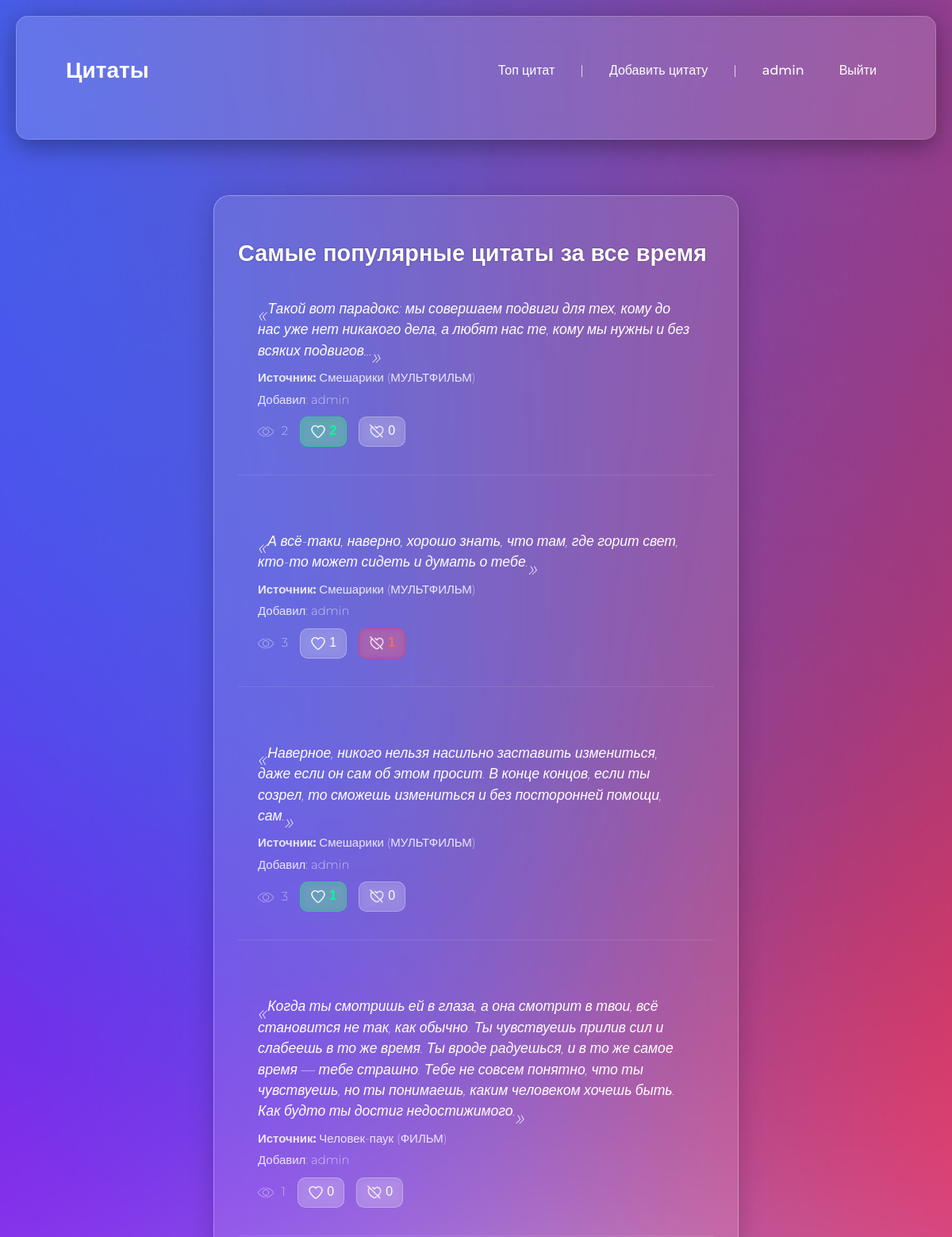
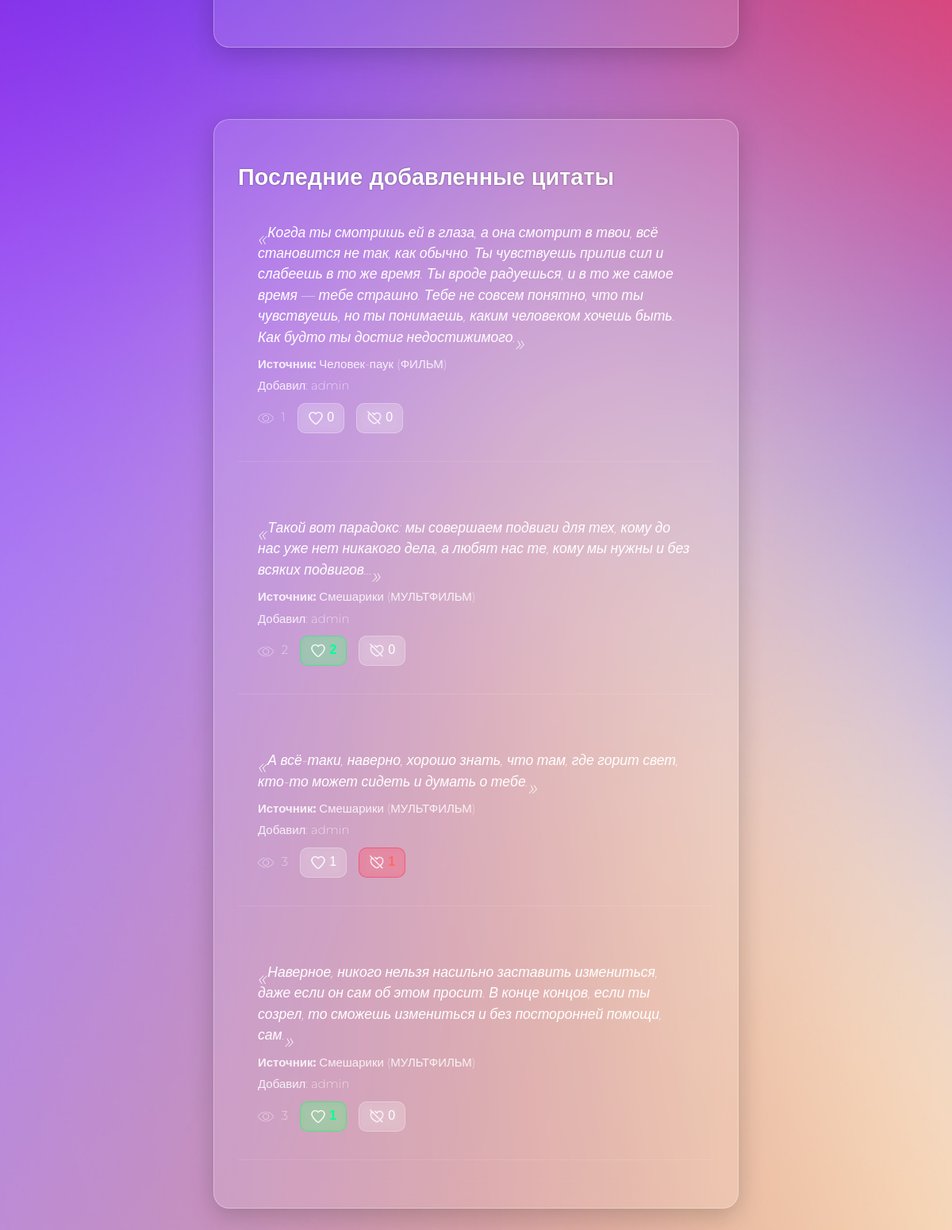
Screenshot of /top/ (signed in) with the database file from the repository (2 pictures, top to bottom).
### main/models.py (models this page shows)
class Quote(models.Model):
    source = models.ForeignKey(Source, on_delete=models.CASCADE)
    quote = models.TextField()
    likes = models.PositiveIntegerField(default=0)
    dislikes = models.PositiveIntegerField(default=0)
    views = models.PositiveIntegerField(default=0)
    prob_rate = models.PositiveIntegerField(default=-1)
    author = models.ForeignKey(User, on_delete=models.CASCADE)
    timestamp = models.DateTimeField(auto_now_add=True)

class Source(models.Model):
    SOURCE_TYPES = (
        ('КНИГА', 'Книга'),
        ('МУЗЫКА', 'Музыка'),
        ('ФИЛЬМ', 'Фильм'),
        ('СЕРИАЛ', 'Сериал'),
        ('МУЛЬТФИЛЬМ', 'Мультфильм'),
        ('ДРУГОЕ', 'Другое'),
    )
    name = models.CharField(max_length=200)
    type = models.CharField(max_length=20, choices=SOURCE_TYPES, default='OTHER')
    class Meta:
        unique_together = ('name', 'type')

### main/views.py (the view)
# urls.py: path('top/', views.top_quotes),
def top_quotes(request):
    top = Quote.objects.order_by("-likes")[:10]
    latest = Quote.objects.order_by("-timestamp")[:10]
    top_ratings_dict = {}
    latest_ratings_dict = {}
    if request.user.is_authenticated:
        top_ratings = RatingCount.objects.filter(user=request.user, quote__in=top)
        latest_ratings = RatingCount.objects.filter(user=request.user, quote__in=latest)
        top_ratings_dict = {r.quote_id: r.value for r in top_ratings}
        latest_ratings_dict = {r.quote_id: r.value for r in latest_ratings}
    return render(request, "quotes/topQuote.html", {
        "top_quotes": top,
        "latest_quotes": latest,
        "top_ratings": top_ratings_dict,
        "latest_ratings": latest_ratings_dict})

### main/templatetags/ratings_extras.py (called while the page is built)
@register.filter
def get_rating(ratings_dict, quote_id):
    return ratings_dict.get(quote_id)

### templates/quotes/topQuote.html (shortened to what this page needs)
{% extends 'index.html' %}
{% load ratings_extras %}
{% load static %}
{% block tops %}
    <div class="top-quotes-section">
    <div class="top-block glass-block">
    <h2>Самые популярные цитаты за все время</h2>
    <ul class="quote-list">
    {% for quote in top_quotes %}
        <li class="quote-block">
            <blockquote>{{ quote.quote }}</blockquote>
            <p><strong>Источник:</strong> {{ quote.source.name }} ({{ quote.source.type }})</p>
            <p>Добавил: {{ quote.author.username }}</p>
            <div id="rating-buttons-{{ quote.id }}">
                <small><img src="{% static "img/ico/eye-32.ico" %}" class="ico"> {{ quote.views }} </small>
                <button class="like-btn {% if top_ratings|get_rating:quote.id == 1  %} active {% endif %}" onclick="rateQuote(this, {{ quote.id }}, 1)">
                    <img src="{% static 'img/ico/like-heart2.png' %}" alt='like'>
                    <span class="like-count-{{ quote.id }}">{{ quote.likes }}</span>
                </button>
                <button  class="dislike-btn {% if top_ratings|get_rating:quote.id == -1 %} active {% endif %}" onclick="rateQuote(this, {{ quote.id }}, -1)">
                    <img src="{% static 'img/ico/dislike-heart.png' %}" alt='dislike'>
                    <span class="dislike-count-{{ quote.id }}">{{ quote.dislikes }}</span>
                </button>
            </div>
        </li>
    {% empty %}
        <li>Нет цитат</li>
    {% endfor %}
    </ul>
    </div>
    <div class="latest-block glass-block">
    <h2>Последние добавленные цитаты</h2>
    <ul class="quote-list">
    {% for quote in latest_quotes %}
        <li class="quote-block">
            <blockquote>{{ quote.quote }}</blockquote>
            <p><strong>Источник:</strong> {{ quote.source.name }} ({{ quote.source.type }})</p>
            <p>Добавил: {{ quote.author.username }}</p>
            <div id="rating-buttons-{{ quote.id }}">
                <small><img src="{% static "img/ico/eye-32.ico" %}" class="ico"> {{ quote.views }} </small>
                <button class="like-btn {% if latest_ratings|get_rating:quote.id == 1 %} active {% endif %}" onclick="rateQuote(this, {{ quote.id }}, 1)">
                    <img src="{% static 'img/ico/like-heart2.png' %}" alt='like'>
                    <span class="like-count-{{ quote.id }}">{{ quote.likes }}</span>
                </button>
                <button  class="dislike-btn {% if latest_ratings|get_rating:quote.id == -1 %} active {% endif %}" onclick="rateQuote(this, {{ quote.id }}, -1)">
                    <img src="{% static 'img/ico/dislike-heart.png' %}" alt='dislike'>
                    <span class="dislike-count-{{ quote.id }}">{{ quote.dislikes }}</span>
                </button>
            </div>
        </li>
    {% empty %}
        <li>Нет цитат</li>
    {% endfor %}
    </ul>
    </div>
    </div>
{% endblock %}

### templates/index.html (shortened to what this page needs)
<!DOCTYPE html>
{% load static %}
<html lang="ru">
<head>
    <link rel="stylesheet" href="{% static 'css/style.css' %}">
</head>
<body>
<div class="container wrapper">
<header>
    <a href="/"><h1> Цитаты</h1></a>
        <nav>
            <a href="/top">Топ цитат</a> |
            {% if user.is_authenticated %}
                <a href="/add">Добавить цитату</a> |
                <a href="{% url 'profile' %}" >{{ user.username }}</a>
                <a href="{% url 'logout' %}" id="logout-link">Выйти</a>
            {% else %}
            <a href="/login">Войти</a> |
            <a href="/signup">Зарегистрироваться</a>
            {% endif %}
        </nav>
    </header>
</div>
{% block tops %}
{% endblock %}
</body>
</html>

### static/css/style.css (style rules this page uses)
body { background-image: url("../img/gradient.jpg"); background-size: cover; background-position: center; background-repeat: no-repeat; min-height: 100vh; margin: 20px; display: flex; justify-content: center; align-items: center; font-family: 'Montserrat', sans-serif; font-weight: 200; color: white; flex-direction: column; }
.wrapper { background: rgba(255, 255, 255, 0.15); backdrop-filter: blur(15px); border-radius: 15px; border: 1px solid rgba(255, 255, 255, 0.2); padding: 30px; width: 100%; max-width: 1200px; box-shadow: 0 8px 32px 0 rgba(0, 0, 0, 0.37); box-sizing: border-box; }
button.like-btn, button.dislike-btn { background: rgba(255, 255, 255, 0.15); border: 1px solid rgba(255, 255, 255, 0.3); border-radius: 10px; backdrop-filter: blur(5px); padding: 8px 12px; margin: 5px; color: white; font-weight: 500; cursor: pointer; transition: all 0.3s ease; font-size: 16px; }
button.like-btn.active { background: rgba(50, 255, 100, 0.3); color: #00ff99; font-weight: bold; border-color: rgba(0, 255, 100, 0.5); }
button.dislike-btn.active { background: rgba(255, 50, 80, 0.3); color: #ff6666; font-weight: bold; border-color: rgba(255, 50, 80, 0.5); }
.ico { width: 20px; height: 20px; vertical-align: middle; }
button img { width: 20px; height: 20px; vertical-align: middle; }
header { position: sticky; top: 0; display: flex; justify-content: space-between; align-items: center; padding: 20px 32px; margin-bottom: 20px; color: white; font-family: 'Montserrat', sans-serif; font-weight: 300; }
header a { text-decoration: none; }
header h1 { font-size: 28px; font-weight: bold; margin: 0; color: white; }
header nav { display: flex; gap: 20px; align-items: center; flex-wrap: wrap; padding-left: 30px; }
header nav a { text-decoration: none; color: white; font-weight: 500; padding: 6px 12px; border-radius: 8px; transition: background 0.3s ease; }
.glass-block { background: rgba(255, 255, 255, 0.12); backdrop-filter: blur(12px); border-radius: 20px; border: 1px solid rgba(255, 255, 255, 0.3); padding: 30px; margin: 30px auto; max-width: 900px; color: #fff; box-shadow: 0 8px 32px rgba(0, 0, 0, 0.2); transition: 0.3s ease; }
.glass-block h2 { font-size: 1.8rem; margin-bottom: 20px; text-shadow: 0 0 2px rgba(0,0,0,0.5); }
.quote-block { margin-bottom: 30px; padding-bottom: 15px; border-bottom: 1px solid rgba(255, 255, 255, 0.1); }
blockquote { font-size: 1.1rem; font-style: italic; margin-bottom: 10px; }
.glass-block { background: rgba(255, 255, 255, 0.12); backdrop-filter: blur(12px); border-radius: 20px; border: 1px solid rgba(255, 255, 255, 0.3); padding: 30px; width: 90%; max-width: 800px; box-shadow: 0 8px 32px rgba(0, 0, 0, 0.2); }
.top-block, .latest-block { flex: 1 1 500px; max-width: 600px; background: rgba(255, 255, 255, 0.12); backdrop-filter: blur(15px); border-radius: 20px; padding: 30px; box-shadow: 0 8px 32px rgba(0,0,0,0.2); }
.top-quotes-section { display: flex; justify-content: center; gap: 30px; padding: 40px 20px; flex-wrap: wrap; flex-grow: 1; }
ul.quote-list { list-style: none; padding: 0; margin: 0 auto; max-width: 900px; display: flex; flex-direction: column; gap: 20px; }
li.quote-block { padding: 20px 25px; color: white; font-size: 18px; line-height: 1.5; position: relative; }
li.quote-block blockquote { margin: 0 0 10px 0; font-style: italic; quotes: "«" "»" "„" "“"; }
li.quote-block blockquote::before { content: open-quote; font-size: 28px; line-height: 0; vertical-align: -0.4em; }
li.quote-block blockquote::after { content: close-quote; font-size: 28px; line-height: 0; vertical-align: -0.4em; }
li.quote-block p { margin: 5px 0; font-size: 15px; color: rgba(255, 255, 255, 0.85); }
li.quote-block small, li.quote-block .ico { vertical-align: middle; margin-right: 6px; opacity: 0.8; }

### rows the page displays
Quote: quote "Такой вот парадокс: мы совершаем подвиги для тех, кому до нас уже нет никакого дела, а любят нас те, кому мы нужны и без всяких подвигов...", source.name "Смешарики", source.type "МУЛЬТФИЛЬМ", author.username "admin", views "2", likes "2", dislikes "0"
Quote: quote "А всё-таки, наверно, хорошо знать, что там, где горит свет, кто-то может сидеть и думать о тебе.", source.name "Смешарики", source.type "МУЛЬТФИЛЬМ", author.username "admin", views "3", likes "1", dislikes "1"
Quote: quote "Наверное, никого нельзя насильно заставить измениться, даже если он сам об этом просит. В конце концов, если ты созрел, то сможешь измениться и без посторонней помощи, сам.", source.name "Смешарики", source.type "МУЛЬТФИЛЬМ", author.username "admin", views "3", likes "1", dislikes "0"
Quote: quote "Когда ты смотришь ей в глаза, а она смотрит в твои, всё становится не так, как обычно. Ты чувствуешь прилив сил и слабеешь в то же время. Ты вроде радуешься, и в то же самое время — тебе страшно. Тебе не совсем понятно, что ты чувствуешь, но ты понимаешь, каким человеком хочешь быть. Как будто ты достиг недостижимого.", source.name "Человек-паук", source.type "ФИЛЬМ", author.username "admin", views "1", likes "0", dislikes "0"

### other values shown
{{ user.username }} "admin"
